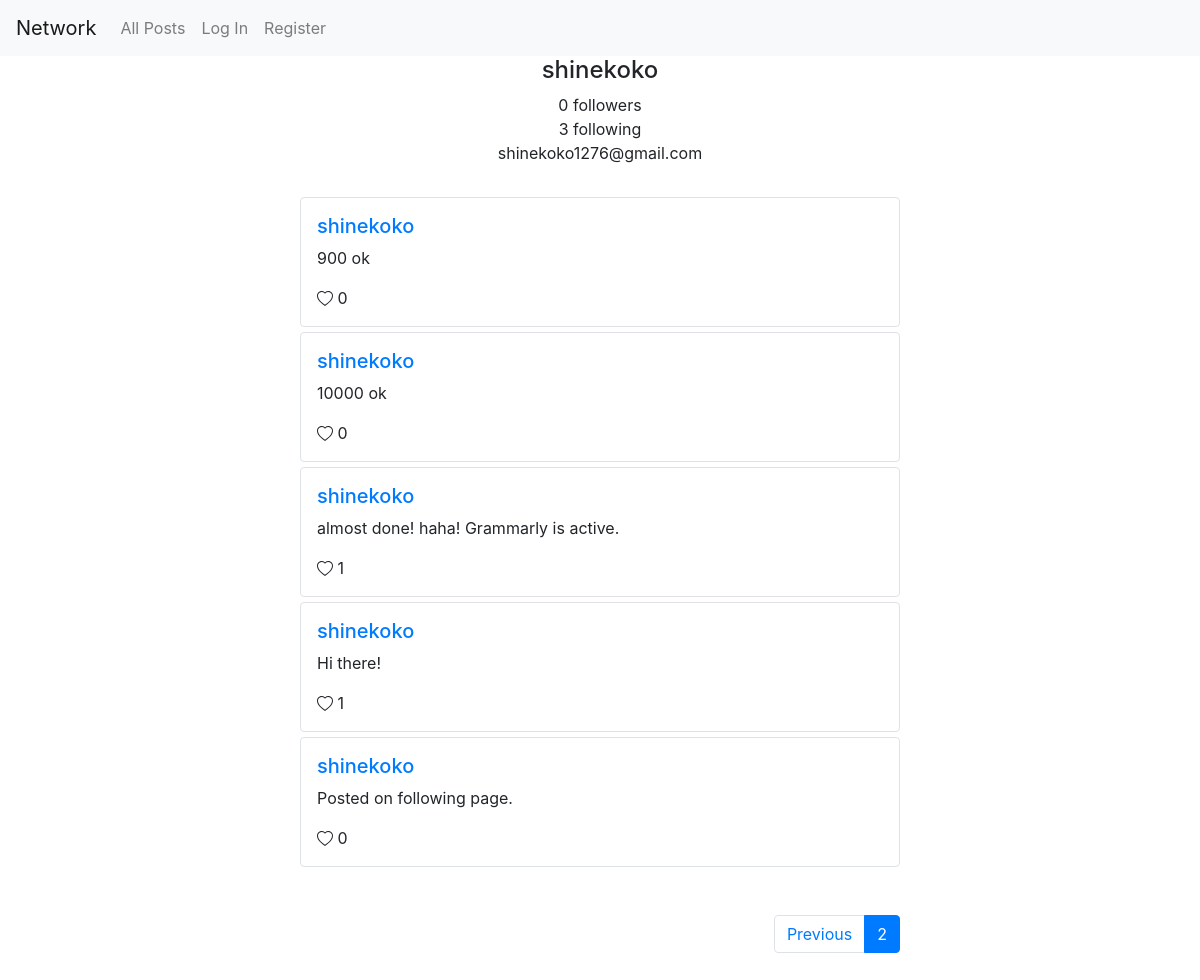
The app's page /profile/4?page=2 with its own data.
### network/models.py (models this page shows, shortened)
class User(AbstractUser):
    pass

class Post(models.Model):
    post_user = models.ForeignKey(settings.AUTH_USER_MODEL,
                                  on_delete=models.CASCADE,
                                  related_name='user_posts')
    date_posted = models.DateTimeField(null=False, auto_now_add=True)
    content = models.TextField(null=False, blank=False)
    @property
    def liked(self):
        return [like.liked_user for like in self.liked_users.all()]

class Like(models.Model):
    liked_user = models.ForeignKey(settings.AUTH_USER_MODEL,
                                   on_delete=models.CASCADE,
                                   related_name='liked_posts')
    liked_post = models.ForeignKey(Post,
                                   on_delete=models.CASCADE,
                                   related_name='liked_users')

### network/views.py (the view)
# urls.py: path("profile/<int:user_id>", views.profile, name="profile"),
def profile(request, user_id):
    user = User.objects.get(pk=user_id)
    posts = user.user_posts.all()
    p = Paginator(posts, 10)
    page_number = request.GET.get('page')
    page_obj = p.get_page(page_number)
    return render(request, 'network/profile.html', {
        "user_id": user_id,
        "name": user.username,
        "email": user.email,
        "is_following": request.user.id in [follower.following_user.id for follower in user.followers.all()],
        "followers": [follower.following_user.username for follower in user.followers.all()],
        "following": [following.followed_user.username for following in user.followed_users.all()],
        "page_obj" : page_obj})

### network/templates/network/profile.html (shortened to what this page needs)
{% extends "network/layout.html" %}
{% load static %}
{% block body %}
    <div id="profile-div" class="container profile">
        <div class="name"><h4 id="name">{{ name }}</h4></div>
        <div class="no-of-follower"><span id="no-of-follower">{{ followers|length }} followers</span></div>
        <div class="no-of-following"><span id="no-of-following">{{ following|length }} following</span></div>
        <div class="email"><span id="email">{{ email }}</span></div>
    </div>
    <section id="main_page">
      {% for post in page_obj.object_list %}
      <div class="container border rounded post">
          <div class="username"><h5><a href="{% url 'profile' post.post_user.id %}">{{ post.post_user.username }}</a></h5></div>
          <div class="content" id="post-{{ post.id }}"><p id="content-{{ post.id }}">{{ post.content }}</p></div>
          <div class="like">
          {% if user not in post.liked %}
            <svg id="like-icon-{{ post.id }}" onclick="like_post({{ post.id }})" width="1em" height="1em" viewBox="0 0 16 16" class="bi bi-heart" fill="currentColor" xmlns="http://www.w3.org/2000/svg">
              <path fill-rule="evenodd" d="M8 2.748l-.717-.737C5.6.281 2.514.878 1.4 3.053c-.523 1.023-.641 2.5.314 4.385.92 1.815 2.834
              3.989 6.286 6.357 3.452-2.368 5.365-4.542 6.286-6.357.955-1.886.838-3.362.314-4.385C13.486.878 10.4.28 8.717 2.01L8 2.748zM8
              15C-7.333 4.868 3.279-3.04 7.824 1.143c.06.055.119.112.176.171a3.12 3.12 0 0 1 .176-.17C12.72-3.042 23.333 4.867 8 15z"/>
            </svg>
            <span id="post-{{ post.id }}-like" class="like-count">{{ post.liked_users.all|length }}</span>
          {% endif %}
          </div>
      </div>
      {% endfor %}
  </section>
  <div class="paginator text-right container">
    <nav aria-label="paginator">
      <ul class="pagination">
      {% if page_obj.has_previous %}
        <li class="page-item">
          <a class="page-link" href="?page={{ page_obj.previous_page_number }}" tabindex="-1" aria-disabled="true">Previous</a>
        </li>
      {% endif %}
        <li class="page-item active" aria-current="page">
          <a class="page-link" href="#">{{ page_obj.number }}<span class="sr-only">(current)</span></a>
        </li>
      </ul>
    </nav>
  </div>
{% endblock %}

### network/static/network/styles.css (style rules this page uses)
.bi-heart,.bi-heart-fill { cursor: pointer; }
#main_page { display: grid; row-gap: 5px; padding: 2em 0em; }
.post { padding: 1em; width: 50%; }
.paginator > nav { display: inline-block; }
.paginator { padding: 1em 0em; width: 50%; }
.profile { text-align: center; }

### records on screen
User: username "shinekoko", email "shinekoko1276@gmail.com"
Post: post_user.username "shinekoko", content "900 ok", liked_users.all|length "0"
Post: post_user.username "shinekoko", content "10000 ok", liked_users.all|length "0"
Post: post_user.username "shinekoko", content "almost done! haha! Grammarly is active.", liked_users.all|length "1"
Post: post_user.username "shinekoko", content "Hi there!", liked_users.all|length "1"
Post: post_user.username "shinekoko", content "Posted on following page.", liked_users.all|length "0"

### other values on screen
{{ followers|length }} "0"
{{ following|length }} "3"
{{ page_obj.number }} "2"
